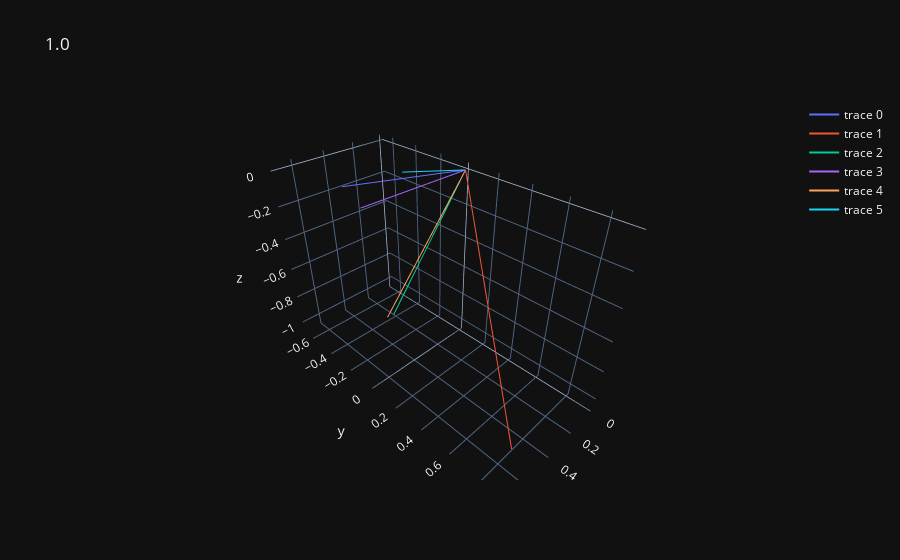
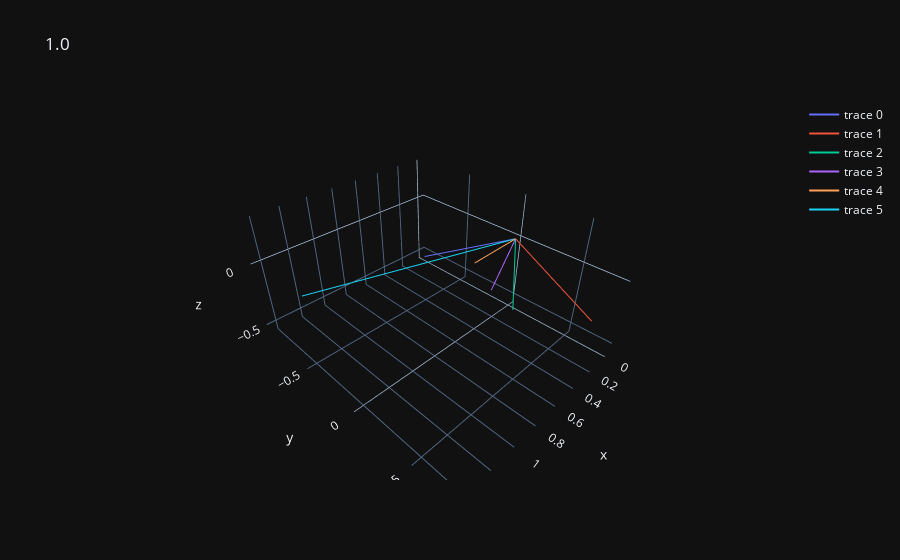
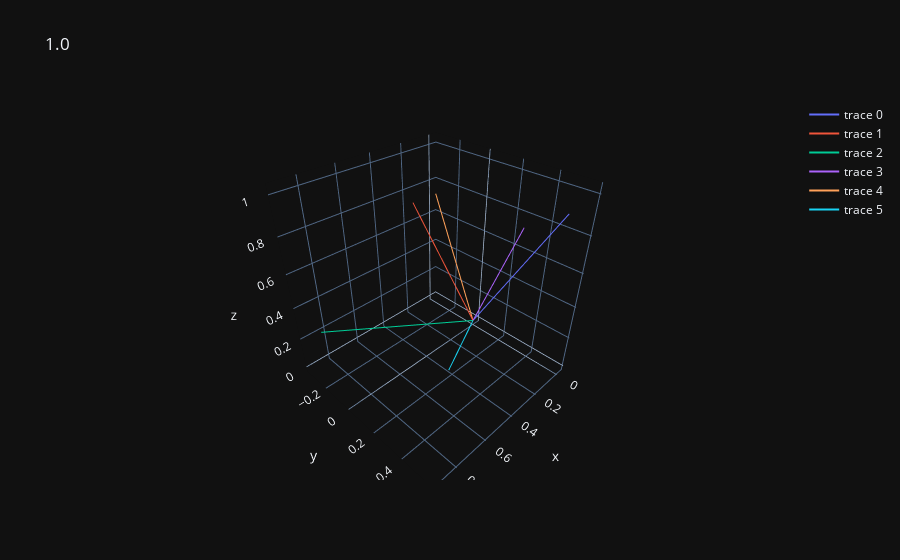
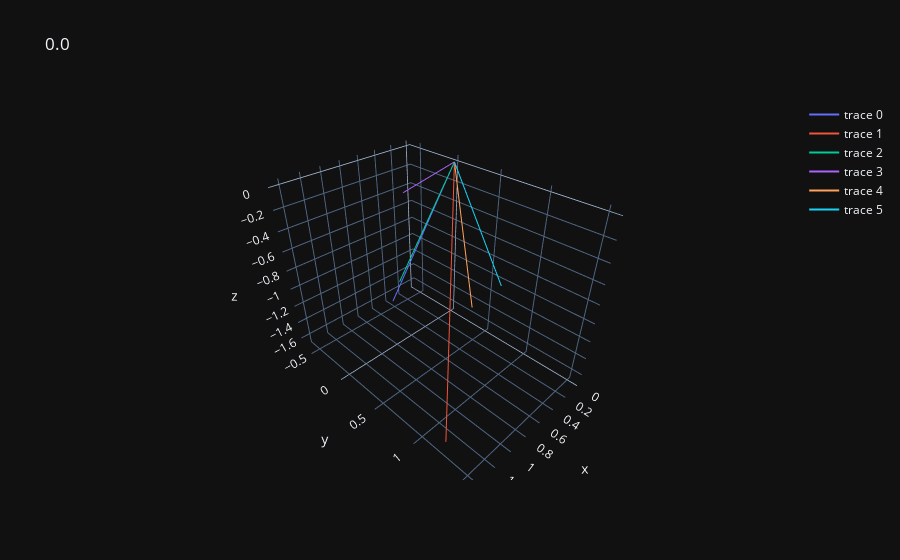

The code cell stored with these charts, in order, in its notebook:
### Code cell
jets, feat = generate_3d_jet(test_row.iloc[0])
plot_3d_vectors(jets, test_row.iloc[0]['class_label'])
jets, feat = generate_3d_jet(test_row.iloc[1])
plot_3d_vectors(jets, test_row.iloc[1]['class_label'])
jets, feat = generate_3d_jet(test_row.iloc[2])
plot_3d_vectors(jets, test_row.iloc[2]['class_label'])
jets, feat = generate_3d_jet(test_row.iloc[3])
plot_3d_vectors(jets, test_row.iloc[3]['class_label'])

### Figure 1 — Plotly figure (JSON) as saved in the notebook; plotly's stock layout.template omitted (floating-point values rounded to 4 significant figures)
{"data": [{"line": {"width": 2}, "mode": "lines", "x": [0, 0.337], "y": [0, -0.6493], "z": [0, -0.1837], "type": "scatter3d"}, {"line": {"width": 2}, "mode": "lines", "x": [0, 0.6727], "y": [0, 0.9027], "z": [0, -0.7894], "type": "scatter3d"}, {"line": {"width": 2}, "mode": "lines", "x": [0, 0.2255], "y": [0, -0.3904], "z": [0, -1.046], "type": "scatter3d"}, {"line": {"width": 2}, "mode": "lines", "x": [0, 0.6572], "y": [0, -0.0301], "z": [0, -0.006878], "type": "scatter3d"}, {"line": {"width": 2}, "mode": "lines", "x": [0, 0.7011], "y": [0, 0.161], "z": [0, -0.4881], "type": "scatter3d"}, {"line": {"width": 2}, "mode": "lines", "x": [0, 0.2526], "y": [0, -0.2084], "z": [0, 2.005e-17], "type": "scatter3d"}], "layout": {"title": {"text": "1.0"}}}

### Figure 2 — Plotly figure (JSON) as saved in the notebook; plotly's stock layout.template omitted (floating-point values rounded to 4 significant figures)
{"data": [{"line": {"width": 2}, "mode": "lines", "x": [0, -0.01647], "y": [0, -0.9447], "z": [0, -0.5545], "type": "scatter3d"}, {"line": {"width": 2}, "mode": "lines", "x": [0, 0.2346], "y": [0, 0.759], "z": [0, -0.171], "type": "scatter3d"}, {"line": {"width": 2}, "mode": "lines", "x": [0, 0.195], "y": [0, 0.1753], "z": [0, -0.4257], "type": "scatter3d"}, {"line": {"width": 2}, "mode": "lines", "x": [0, 0.2316], "y": [0, -0.0001897], "z": [0, -0.3246], "type": "scatter3d"}, {"line": {"width": 2}, "mode": "lines", "x": [0, 0.8055], "y": [0, 0.3027], "z": [0, 0.2884], "type": "scatter3d"}, {"line": {"width": 2}, "mode": "lines", "x": [0, 1.425], "y": [0, -0.4613], "z": [0, 9.172e-17], "type": "scatter3d"}], "layout": {"title": {"text": "1.0"}}}

### Figure 3 — Plotly figure (JSON) as saved in the notebook; plotly's stock layout.template omitted (floating-point values rounded to 4 significant figures)
{"data": [{"line": {"width": 2}, "mode": "lines", "x": [0, 0.107], "y": [0, 0.559], "z": [0, 0.947], "type": "scatter3d"}, {"line": {"width": 2}, "mode": "lines", "x": [0, 0.2381], "y": [0, -0.255], "z": [0, 0.777], "type": "scatter3d"}, {"line": {"width": 2}, "mode": "lines", "x": [0, 0.9134], "y": [0, -0.1935], "z": [0, 0.3395], "type": "scatter3d"}, {"line": {"width": 2}, "mode": "lines", "x": [0, 0.4573], "y": [0, 0.5768], "z": [0, 1.019], "type": "scatter3d"}, {"line": {"width": 2}, "mode": "lines", "x": [0, -0.02271], "y": [0, -0.348], "z": [0, 0.7187], "type": "scatter3d"}, {"line": {"width": 2}, "mode": "lines", "x": [0, 0.4133], "y": [0, 0.1874], "z": [0, 2.779e-17], "type": "scatter3d"}], "layout": {"title": {"text": "1.0"}}}

### Figure 4 — Plotly figure (JSON) as saved in the notebook; plotly's stock layout.template omitted (floating-point values rounded to 4 significant figures)
{"data": [{"line": {"width": 2}, "mode": "lines", "x": [0, 0.3901], "y": [0, -0.5368], "z": [0, -1.658], "type": "scatter3d"}, {"line": {"width": 2}, "mode": "lines", "x": [0, 1.451], "y": [0, 1.315], "z": [0, -1.427], "type": "scatter3d"}, {"line": {"width": 2}, "mode": "lines", "x": [0, 0.5489], "y": [0, -0.2095], "z": [0, -1.158], "type": "scatter3d"}, {"line": {"width": 2}, "mode": "lines", "x": [0, 0.1257], "y": [0, -0.5882], "z": [0, -0.4401], "type": "scatter3d"}, {"line": {"width": 2}, "mode": "lines", "x": [0, 0.5657], "y": [0, 0.768], "z": [0, -0.9474], "type": "scatter3d"}, {"line": {"width": 2}, "mode": "lines", "x": [0, 1.265], "y": [0, 1.538], "z": [0, 1.22e-16], "type": "scatter3d"}], "layout": {"title": {"text": "0.0"}}}
